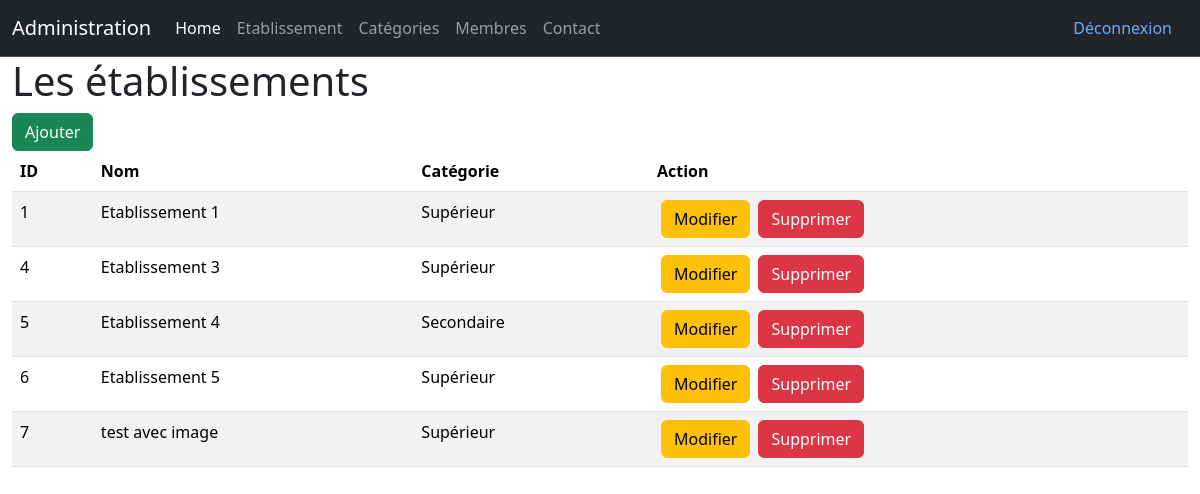
Screenshot of /admin/schools.php (signed in) with the database file from the repository.
### tables this page shows
CREATE TABLE IF NOT EXISTS `etablissements` (
  `id` int NOT NULL AUTO_INCREMENT,
  `nom` varchar(255) NOT NULL,
  `description` text NOT NULL,
  `introduction` text NOT NULL,
  `image` varchar(255) NOT NULL,
  `categorie` int NOT NULL DEFAULT '1',
  PRIMARY KEY (`id`)
);

CREATE TABLE IF NOT EXISTS `categories` (
  `id` int NOT NULL AUTO_INCREMENT,
  `nom` varchar(255) NOT NULL,
  PRIMARY KEY (`id`)
);

### admin/schools.php (the view, shortened to what this page needs)
<?php
    require "../connexion.php";
?>
<!DOCTYPE html>
<html lang="en">
<head>
    <link href="https://cdn.jsdelivr.net/npm/bootstrap@5.3.3/dist/css/bootstrap.min.css" rel="stylesheet">
</head>
<body>
    <?php
        include("partials/header.php");
    ?>
  <div class="container-fluid">
    <h1>Les établissements</h1>
    <a href="addSchools.php" class="btn btn-success">Ajouter</a>
    <table class="table table-striped">
        <thead>
            <tr>
                <th>ID</th>
                <th>Nom</th>
                <th>Catégorie</th>
                <th>Action</th>
            </tr>
        </thead>
        <tbody>
            <?php
                $schools = $bdd->query("SELECT etablissements.nom AS enom, etablissements.id AS eid, categories.nom AS cnom FROM etablissements INNER JOIN categories ON etablissements.categorie = categories.id");
                while($don = $schools->fetch())
                {
                    echo "<tr>";
                        echo "<td>".$don['eid']."</td>";
                        echo "<td>".$don['enom']."</td>";
                        echo "<td>".$don['cnom']."</td>";
                        echo "<td>";
                            echo "<a href='updateSchools.php?id=".$don['eid']."' class='btn btn-warning mx-1'>Modifier</a>";
                            echo "<a href='schools.php?delete=".$don['eid']."' class='btn btn-danger mx-1'>Supprimer</a>";
                        echo "</td>";
                    echo "</tr>";
                }
            ?>
        </tbody>
    </table>
  </div>
</body>
</html>

### rows the page displays
etablissements: id "1", nom "Etablissement 1", categories.nom "Supérieur"
etablissements: id "4", nom "Etablissement 3", categories.nom "Supérieur"
etablissements: id "5", nom "Etablissement 4", categories.nom "Secondaire"
etablissements: id "6", nom "Etablissement 5", categories.nom "Supérieur"
etablissements: id "7", nom "test avec image", categories.nom "Supérieur"
